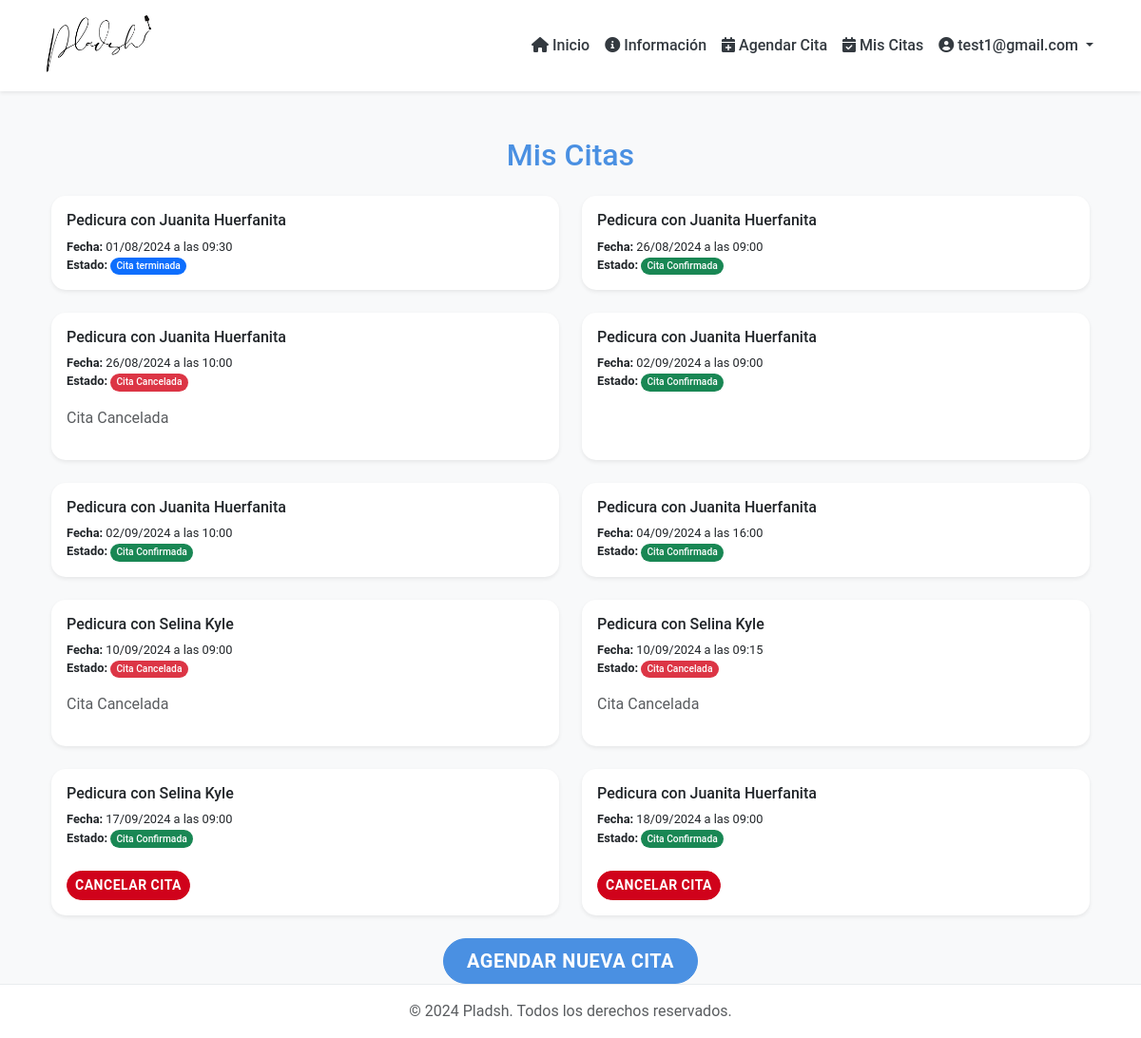
The page /ver-citas/ (signed in) on the database as committed earlier.
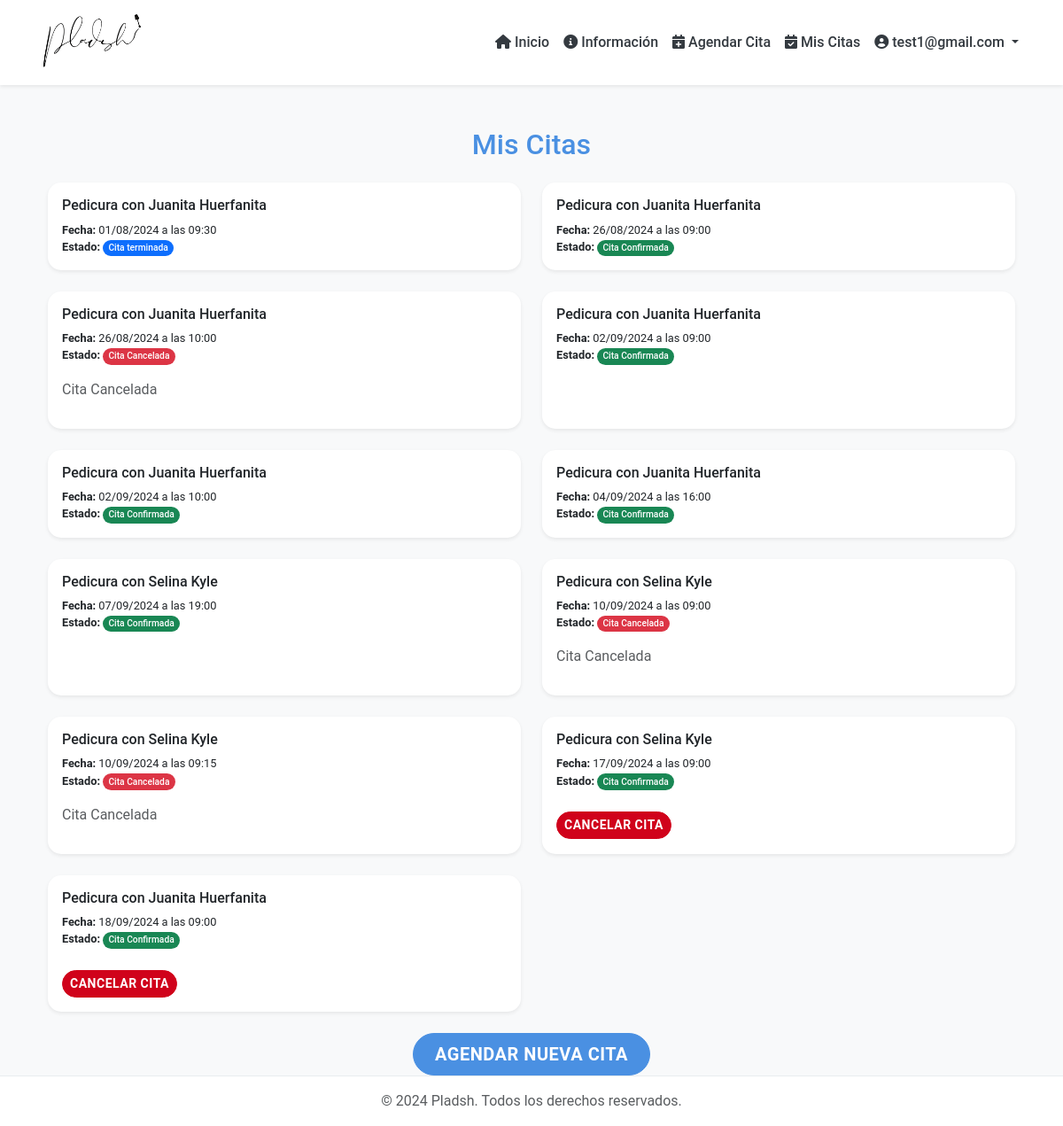
The same page on the database as committed later.
### citas/models.py (models this page shows, shortened)
class Cita(models.Model):
    ESTADO_CANCELADA = 1
    ESTADO_CONFIRMADA = 2
    ESTADO_EN_PROCESO = 3
    ESTADO_TERMINADA = 4
    OPCIONES_ESTADO = [
        (ESTADO_CANCELADA, "Cita Cancelada"),
        (ESTADO_CONFIRMADA, "Cita Confirmada"),
        (ESTADO_EN_PROCESO, "En Proceso"),
        (ESTADO_TERMINADA, "Cita terminada")
    ]
    cliente = models.ForeignKey(Cliente, on_delete=models.CASCADE, related_name="citas")
    servicio = models.ForeignKey(Servicio, on_delete=models.CASCADE)
    empleado = models.ForeignKey(Empleado, on_delete=models.CASCADE, related_name="empleados")
    fecha = models.DateField(null=True, blank=True)
    hora_inicio = models.TimeField(null=True, blank=True)
    estado = models.IntegerField(choices=OPCIONES_ESTADO, default=ESTADO_CONFIRMADA)
    notas = models.TextField(blank=True)
    def es_cancelable(self):
     fecha_hora_cita = timezone.make_aware(datetime.combine(self.fecha, self.hora_inicio))
     return fecha_hora_cita > timezone.now()

class Servicio(models.Model):
    nombre = models.CharField(max_length=100)
    descripcion = models.TextField()
    precio = models.DecimalField(max_digits=10, decimal_places=2)
    duracion = models.PositiveIntegerField()
    imagen = models.ImageField(upload_to='servicios/', null=True, blank=True)

class Empleado(models.Model):
    cedula = models.CharField(max_length=10, unique=True)
    nombre = models.CharField(max_length=100)
    email = models.EmailField()
    celular = models.CharField(max_length=10)
    servicios = models.ManyToManyField(Servicio, related_name="empleados")

### citas/views.py (the view)
# urls.py: path('ver-citas/', citas_views.ver_citas, name='ver_citas'),
@login_required
def ver_citas(request):
    citas = (
        Cita.objects.filter(cliente=request.user.cliente)
        .select_related("servicio", "empleado")
        .order_by("fecha", "hora_inicio")
    )
    return render(request, "ver_citas.html", {"citas": citas})

### citas/templates/ver_citas.html (shortened to what this page needs)
{% extends "base.html" %}
{% load static %}
{% block content %}
<div class="container mt-5">
    <h2 class="text-center mb-4 text-primary">Mis Citas</h2>
    {% if citas %}
        <div class="row row-cols-1 row-cols-md-2 g-4">
            {% for cita in citas %}
                <div class="col">
                    <div class="card h-100 shadow-sm">
                        <div class="card-body">
                            <h5 class="card-title">{{ cita.servicio.nombre }} con {{ cita.empleado.nombre }}</h5>
                            <p class="card-text">
                                <strong>Fecha:</strong> {{ cita.fecha|date:"d/m/Y" }} a las {{ cita.hora_inicio|time:"H:i" }}<br>
                                <strong>Estado:</strong>
                                <span class="badge {% if cita.estado == cita.ESTADO_CONFIRMADA %}bg-success{% elif cita.estado == cita.ESTADO_CANCELADA %}bg-danger{% else %}bg-primary{% endif %}">
                                    {{ cita.get_estado_display }}
                                </span>
                            </p>
                            {% if cita.estado == cita.ESTADO_CONFIRMADA and cita.es_cancelable %}
                                <button class="btn btn-danger btn-sm mt-2" onclick="confirmarCancelacion('{% url 'cancelar_cita' cita.id %}')">
                                    Cancelar Cita
                                </button>
                            {% elif cita.estado == cita.ESTADO_CANCELADA %}
                                <p class="text-muted mt-2">Cita Cancelada</p>
                            {% endif %}
                        </div>
                    </div>
                </div>
            {% endfor %}
        </div>
    {% else %}
        <div class="alert alert-info" role="alert">
            No tienes citas programadas.
        </div>
    {% endif %}
    <div class="text-center mt-4">
        <a href="{% url 'agendar_cita' %}" class="btn btn-primary btn-lg">Agendar Nueva Cita</a>
    </div>
</div>
{% endblock %}

Rows that differ between the two databases and show on the page:
added Cita: servicio.nombre "Pedicura", empleado.nombre "Selina Kyle", fecha "07/09/2024", hora_inicio "19:00", estado "Cita Confirmada"
